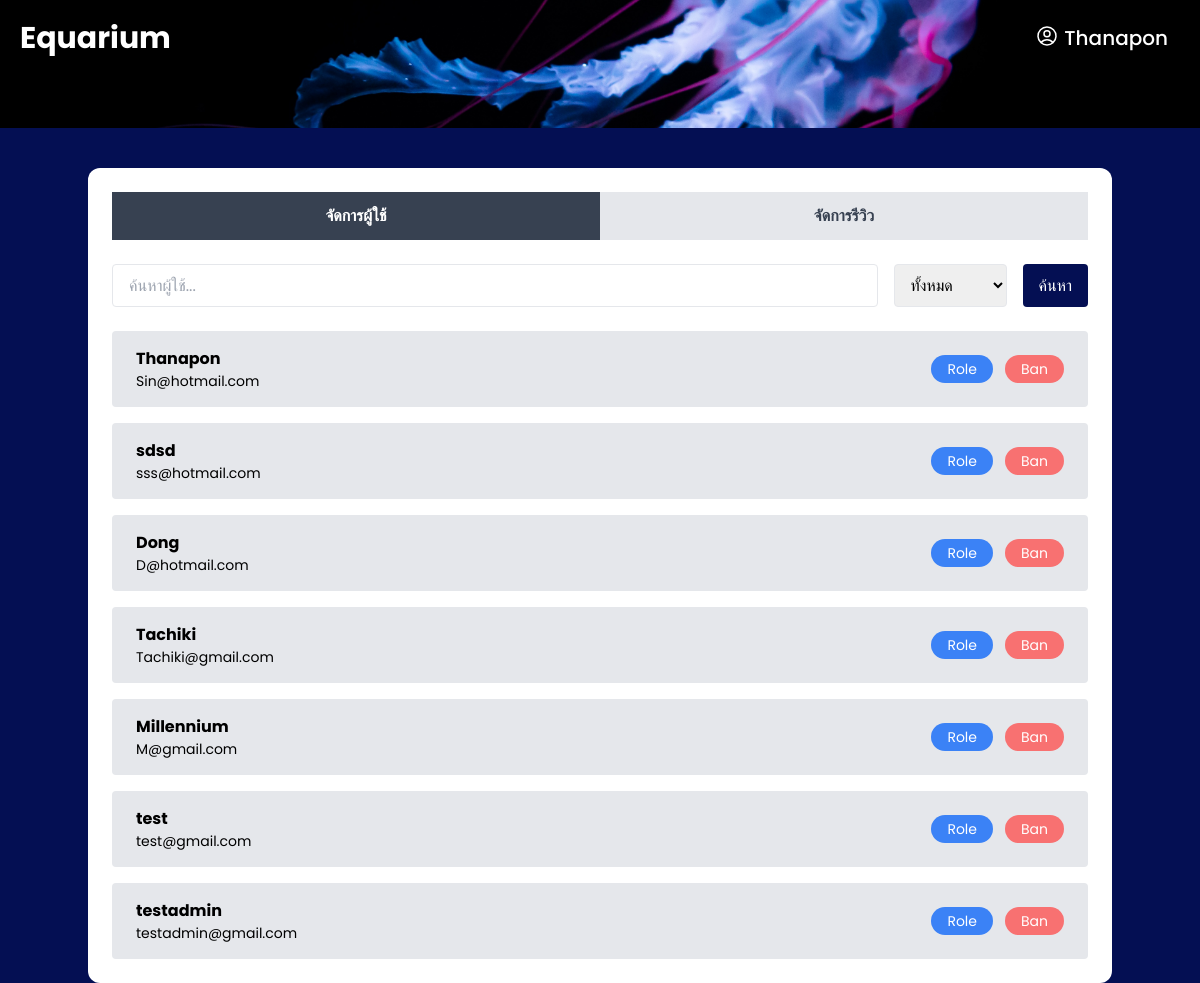
Screenshot of /admin/admin_mng.php (signed in) with the database file from the repository.
### tables this page shows
CREATE TABLE `users` (
  `id` int(11) NOT NULL,
  `username` varchar(100) NOT NULL,
  `first_name` varchar(50) DEFAULT NULL,
  `last_name` varchar(50) DEFAULT NULL,
  `gender` varchar(15) DEFAULT NULL,
  `dob` date DEFAULT NULL,
  `email` varchar(150) NOT NULL,
  `password` varchar(255) NOT NULL,
  `position` char(1) NOT NULL DEFAULT 'm',
  `created_at` timestamp NOT NULL DEFAULT current_timestamp()
);

### admin/admin_mng.php (the view, shortened to what this page needs)
<?php
include '../includes/navbar.php';
$conn = new mysqli("localhost", "root", "", "aquarium");
$search = $_GET['search'] ?? '';
$filter = $_GET['filter'] ?? '';
$search = $conn->real_escape_string($search);
$sql = "SELECT id, first_name, username, email, position FROM users WHERE 1=1";
$result = $conn->query($sql);
?>
<!DOCTYPE html>
<html lang="en">
<head>
  <script src="https://cdn.tailwindcss.com"></script>
</head>
<body class="bg-mainBlue text-white font-poppins min-h-screen">
<header class="relative h-32 bg-center bg-cover bg-no-repeat" style="background-image: url('../image/jellyfish-aquarium-black-background-glowing-white-amoled-3840x2160-2094.jpg');">
    <div class="absolute top-5 left-5 z-50 flex items-center">
        <a href="../homepage/aquarium.php" class="text-white text-3xl font-bold">Equarium</a>
    </div>
</header>
<main class="max-w-5xl mx-auto p-6 bg-white text-black rounded-xl mt-10">
  <div class="flex">
    <button onclick="toggleTab('users')" id="tab-users" class="flex-1 px-4 py-3 text-white bg-gray-700 font-semibold">จัดการผู้ใช้</button>
    <button onclick="toggleTab('reviews')" id="tab-reviews" class="flex-1 px-4 py-3 bg-gray-200 text-gray-700 font-semibold">จัดการรีวิว</button>
  </div>
  <div id="users-tab" class="tab-content">
  <form class="flex gap-4 my-6" method="GET">
    <input type="text" name="search" placeholder="ค้นหาผู้ใช้..." value="<?= htmlspecialchars($search) ?>" class="px-4 py-2 rounded border w-full">
    <select name="filter" class="px-3 py-2 rounded border">
      <option value="" <?= empty($filter) ? 'selected' : '' ?>>ทั้งหมด</option>
    </select>
    <button type="submit" class="bg-mainBlue text-white px-4 rounded">ค้นหา</button>
  </form>
    <?php while ($row = $result->fetch_assoc()): ?>
      <div class="flex justify-between items-center bg-gray-200 px-6 py-4 mt-4 rounded">
        <div>
          <p class="font-bold"><?php echo htmlspecialchars($row['first_name']); ?></p>
          <p class="text-sm"><?php echo htmlspecialchars($row['email']); ?></p>
        </div>
        <div class="flex gap-3">
          <?php if ($row['position'] !== 'b'): ?>
            <button onclick="openRoleModal('<?php echo $row['id']; ?>', '<?php echo $row['position']; ?>')" class="bg-blue-500 hover:bg-blue-600 text-white px-4 py-1 rounded-full text-sm">Role</button>
            <button onclick="openBanModal('<?php echo $row['id']; ?>')" class="bg-red-400 hover:bg-red-500 text-white px-4 py-1 rounded-full text-sm">Ban</button>
          <?php endif; ?>
        </div>
      </div>
    <?php endwhile; ?>
  </div>
</main>
</body>
</html>

### rows the page displays
users: first_name "Thanapon", email "Sin@hotmail.com"
users: first_name "sdsd", email "sss@hotmail.com"
users: first_name "Dong", email "D@hotmail.com"
users: first_name "Tachiki", email "Tachiki@gmail.com"
users: first_name "Millennium", email "M@gmail.com"
users: first_name "test", email "test@gmail.com"
users: first_name "testadmin", email "testadmin@gmail.com"

### other values shown
$_SESSION['user'] "Thanapon"
